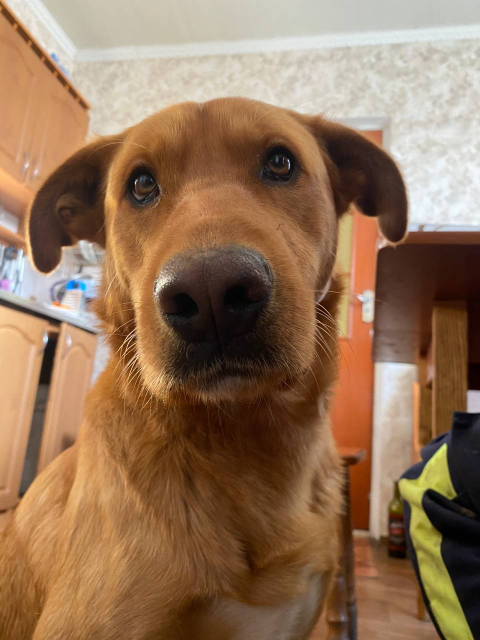
#> input picture photo_2024-06-02_01-45-04.jpg, 960 x 1280 px (shown at 1/2 size)
$ python program-2part.py
#> lines starting #> are read from the running program, lines starting #| are printed output that depends on the picture
import cv2
import numpy as np
import matplotlib.pyplot as plt
image1 = cv2.imread('photo_2024-06-02_01-45-04.jpg')
#> image1 is the input picture: shape (1280, 960, 3); mean B, G, R 88, 115.3, 146.9
image2 = cv2.imread('photo_2024-06-02_01-45-08.jpg')
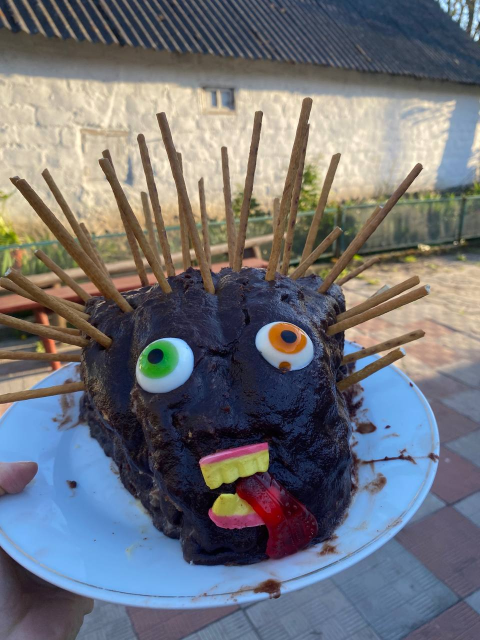
#> input picture photo_2024-06-02_01-45-08.jpg, 960 x 1280 px (shown at 1/2 size)
#> image2 is the input picture: shape (1280, 960, 3); mean B, G, R 119.8, 113.3, 111.3

resized_image = cv2.resize(image2, (400, 700))
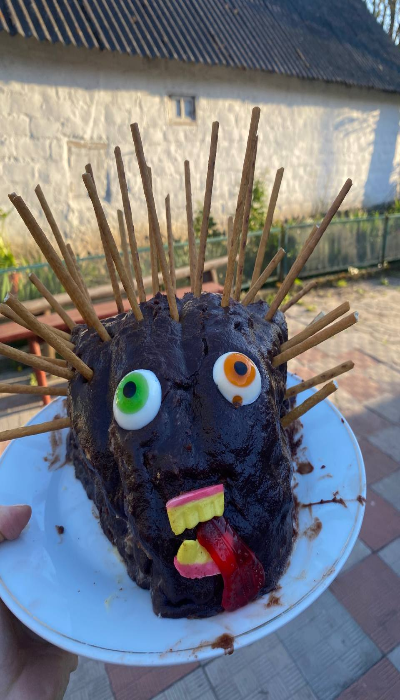
#> resized_image: shape (700, 400, 3); mean B, G, R 119.7, 113.2, 111.2
cv2.imshow('Resized Image',resized_image)
cv2.waitKey(0)
rotated_image = cv2.rotate(image1, cv2.ROTATE_90_CLOCKWISE)
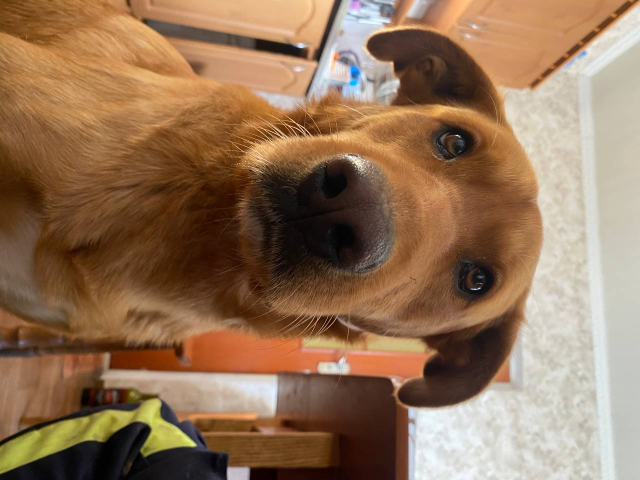
#> rotated_image: shape (960, 1280, 3) (shown at 1/2 size); mean B, G, R 88, 115.3, 146.9
cv2.imshow('Rotated Image',rotated_image)
cv2.waitKey(0)

heart = np.array([[0.1, 0.5], [0.1, 0.65], [0.3, 0.85], [0.5, 0.65], [0.7, 0.85], [0.9, 0.65], [0.9, 0.5], [0.5, 0], [0.1, 0.5]])
plus = np.array([[0.3, 0.5], [0.7, 0.5], [0.7, 0.7], [0.5, 0.7], [0.5, 1], [0.3, 1], [0.3, 0.7], [0.1, 0.7], [0.1, 0.5], [0.3, 0.5]])

def rotate_array(array, angle):
#> called with array = array of shape (10, 2), angle = 90
    rotation_matrix = cv2.getRotationMatrix2D((0, 0), angle, 1)
    result = cv2.transform(array.reshape(1, -1, 2), rotation_matrix)
    rotated_array = result.reshape(array.shape)

    # Візуалізація результату
    plt.figure()
    plt.plot(rotated_array[:, 0], rotated_array[:, 1], 'ro-', label='Rotated')
    plt.xlabel('X')
    plt.ylabel('Y')
    plt.title('Rotation')
    plt.legend()
    plt.grid(True)
    plt.show()
    print(rotation_matrix)
    print()

rotate_array(plus, 90)
rotate_array(heart,90)
def scale_array(array, scale_factor):
    scale_matrix = np.array([[scale_factor, 0],
                             [0, scale_factor]], dtype=np.float32)
    scaled_figure = cv2.transform(array.reshape(1, -1, 2), scale_matrix).reshape(-1, 2)
    return scaled_figure
scaled_figure = scale_array(heart, 2)
plt.plot(heart[:, 0], heart[:, 1], 'bo-', label='Original')
plt.plot(scaled_figure[:, 0], scaled_figure[:, 1], 'go-', label='Scaled')
plt.xlabel('X')
plt.ylabel('Y')
plt.title("Scaled figure")
plt.legend()
plt.grid(True)
plt.show()
print(scaled_figure)
print()

scaled_figure = scale_array(plus, 2)
plt.plot(plus[:, 0], plus[:, 1], 'bo-', label='Original')
plt.plot(scaled_figure[:, 0], scaled_figure[:, 1], 'ro-', label='Scaled')
plt.xlabel('X')
plt.ylabel('Y')
plt.title("Scaled figure")
plt.legend()
plt.grid(True)
plt.show()
print(scaled_figure)
print()

def mirror_array(array, axis):
#> called with array = array of shape (10, 2), axis = 'x'
    if axis == 'x':
        mirror_matrix = np.array([[1, 0],
                                  [0, -1]], dtype=np.float32)
        title = 'Mirrored Array (X-axis)'
    elif axis == 'y':
        mirror_matrix = np.array([[-1, 0],
                                  [0, 1]], dtype=np.float32)
        title = 'Mirrored Array (Y-axis)'
    mirrored_array = cv2.transform(array.reshape(1, -1, 2), mirror_matrix).reshape(-1, 2)
    print(mirrored_array)

    plt.figure()
    plt.plot(array[:,0], array[:,1], 'bo-', label='Original')
    plt.plot(mirrored_array[:,0], mirrored_array[:,1], 'ro-', label=title)
    plt.xlabel('X')
    plt.ylabel('Y')
    plt.title(title)
    plt.legend()
    plt.grid(True)
    plt.show()

mirror_array(plus, 'x')
mirror_array(heart, 'y')


def tilt_figure(figure, axis, factor):
    if axis == 'x':
        new_matrix = np.array([[1, factor], [0, 1]], dtype=np.float32)
    elif axis == 'y':
        new_matrix = np.array([[1, 0], [factor, 1]], dtype=np.float32)
    transformed_figure = cv2.transform(figure.reshape(1, -1, 2), new_matrix).reshape(-1, 2)
    return transformed_figure

transformed_figure = tilt_figure(plus, 'y', -0.5)
plt.plot(transformed_figure[:, 0], transformed_figure[:, 1], 'go-', label='Scaled')
plt.xlabel('X')
plt.ylabel('Y')
plt.title('Tilt axis y')
plt.legend()
plt.grid(True)
plt.show()
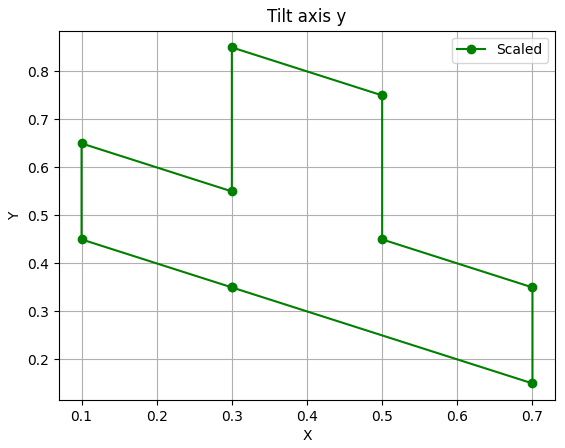
#> figure drawn by matplotlib, 1 panel
print(scaled_figure)
print()

transformed_figure = tilt_figure(heart, 'x', -0.5)
plt.plot(transformed_figure[:, 0], transformed_figure[:, 1], 'go-', label='Scaled')
plt.xlabel('X')
plt.ylabel('Y')
plt.title('Tilt axis x')
plt.legend()
plt.grid(True)
plt.show()
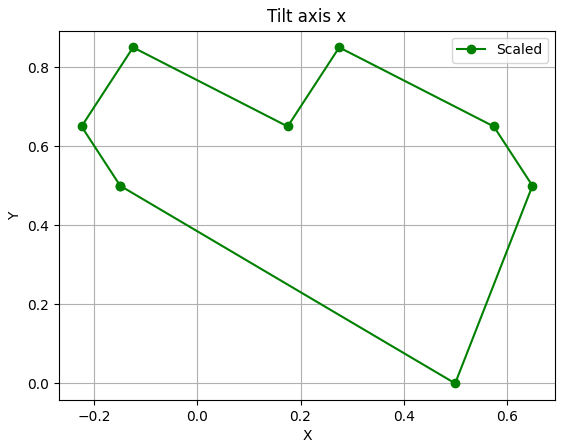
#> figure drawn by matplotlib, 1 panel
print(scaled_figure)
print()

def transform(figure, transform_matrix):
    result = cv2.gemm(figure.astype(np.float32), transform_matrix.astype(np.float32), 1, None, 0)
    return result

custom_matrix = np.array([[5, 0],
                          [0, 6]])
result_figure = transform(heart, custom_matrix)

plt.plot(result_figure[:, 0], result_figure[:, 1], 'ro-')
plt.xlabel('X')
plt.ylabel('Y')
plt.title('Transformed figure')
plt.grid(True)
plt.show()
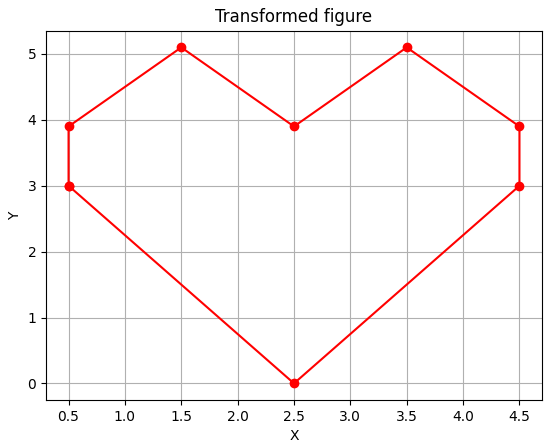
#> figure drawn by matplotlib, 1 panel
print(result_figure)
print()

result_figure = transform(plus, custom_matrix)
plt.plot(result_figure[:, 0], result_figure[:, 1], 'go-')
plt.xlabel('X')
plt.ylabel('Y')
plt.title('Transformed figure')
plt.grid(True)
plt.show()
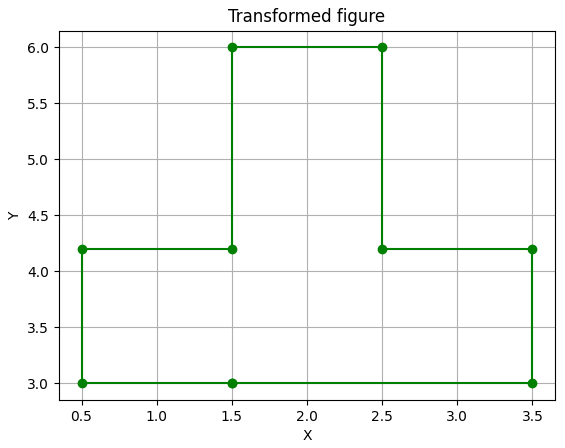
#> figure drawn by matplotlib, 1 panel
print(result_figure)
print()
